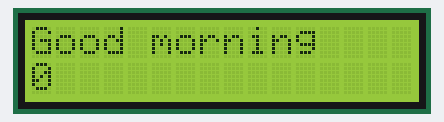
A sketch run on a simulated Arduino Uno, built with avr-gcc and run on an emulated ATmega328P. Shown: 16×2 character LCD.

Above: at 1.1 s.
At 5.1 s:
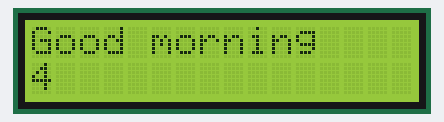
At 10.1 s:
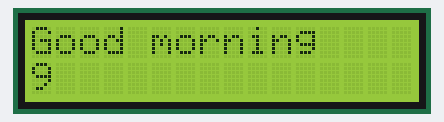
At 19.2 s:
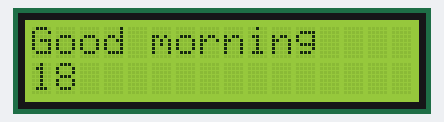
At 28.2 s:
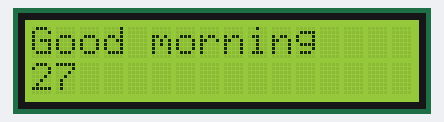
At 38.2 s:
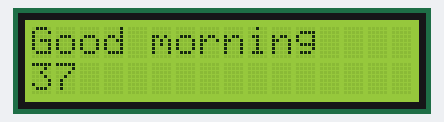

Measured:
- what the display in image 0 shows lasts 1.0 s, from 1.1 s to 2.1 s

The sketch:

display.ino
```cpp
#include <Wire.h>
#include <LiquidCrystal_I2C.h>

LiquidCrystal_I2C lcd(0x27, 16, 2);
int i=0;

void setup() {
  lcd.init();          // Initialize the LCD
  lcd.backlight();     // Turn on the LCD backlight
  lcd.clear();         // Clear the LCD screen


  lcd.setCursor(0, 0); // Center position for a 16x2 LCD
  lcd.print("Good morning");

  delay(1000); // Wait for a moment
}

void loop() {
  lcd.setCursor(0, 1); // Center position for a 16x2 LCD
  lcd.print(i);
  i=i+1;
  delay(1000);
}
```
